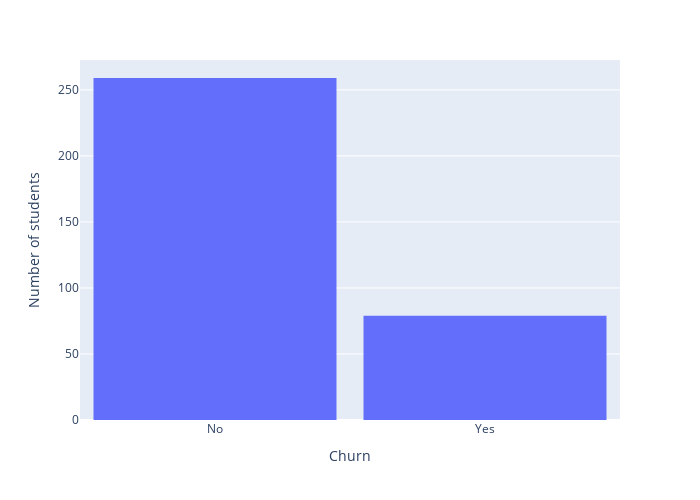

The cell this chart's notebook holds for it:
### Markdown cell above
## Descriptive Analysis of Churn Data

### Code cell
import plotly.express as px

color_map = {"Yes": '#FFA15A', "No": '#00CC96'}
fig = px.histogram(data, x="Churn", color_discrete_map=color_map)
fig.update_layout(
    width=700, 
    height=500, 
    bargap=0.1,
    yaxis_title='Number of students'  # Set the y-axis label
)
fig.show()

### Figure 1 — Plotly figure (JSON) as saved in the notebook; plotly's stock layout.template omitted (floating-point values rounded to 4 significant figures; data arrays with more than 128 entries replaced by an {"elided": "..."} marker saying what was removed)
{"data": [{"alignmentgroup": "True", "bingroup": "x", "hovertemplate": "Churn=%{x}<br>count=%{y}<extra></extra>", "legendgroup": "", "marker": {"color": "#636efa", "pattern": {"shape": ""}}, "name": "", "offsetgroup": "", "orientation": "v", "showlegend": false, "type": "histogram", "x": {"elided": "338 str values"}, "xaxis": "x", "yaxis": "y"}], "layout": {"bargap": 0.1, "barmode": "relative", "height": 500, "legend": {"tracegroupgap": 0}, "margin": {"t": 60}, "width": 700, "xaxis": {"anchor": "y", "domain": [0, 1], "title": {"text": "Churn"}}, "yaxis": {"anchor": "x", "domain": [0, 1], "title": {"text": "Number of students"}}}}
